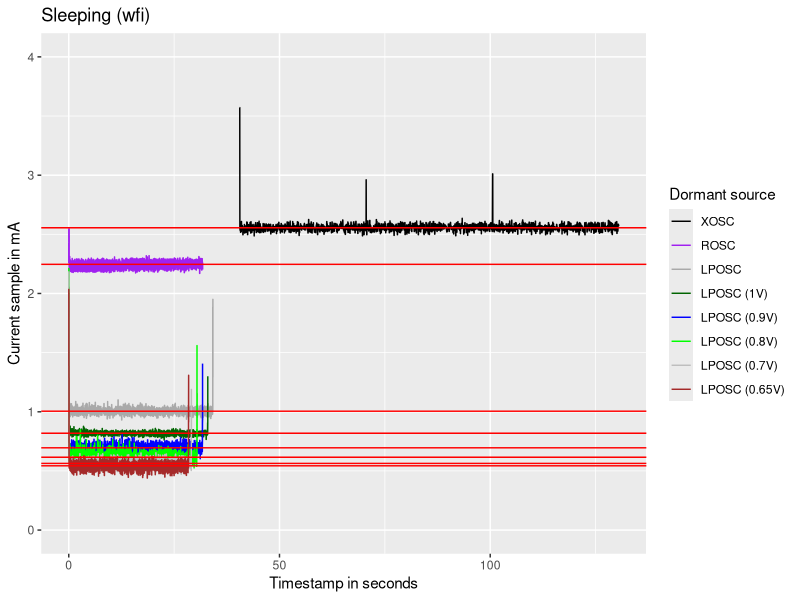

Here is the R script that generated this plot:
# commit 81d1c2ca51724c5aedbe3bcae8f4897cf7343228
library("ggplot2")
library("dplyr")
library(rlang)

df <- read.csv("sleep_wfi.csv")
params <- c("iteration_num","expe_num","validation_result","clock_freq","current_sample","current_timestamp","timing_sample")

p <- ggplot(df, aes(x = current_timestamp, y = current_sample, color=factor(expe_num), group=factor(expe_num))) +
	geom_line(na.rm = TRUE) +
	scale_y_continuous(limits=c(0, 4)) +
	geom_hline(yintercept = median(df[df$expe_num == 0,]$current_sample, na.rm = TRUE), color = "red") +
	geom_hline(yintercept = median(df[df$expe_num == 1,]$current_sample, na.rm = TRUE), color = "red") +
	geom_hline(yintercept = median(df[df$expe_num == 2,]$current_sample, na.rm = TRUE), color = "red") +
	geom_hline(yintercept = median(df[df$expe_num == 3,]$current_sample, na.rm = TRUE), color = "red") +
	geom_hline(yintercept = median(df[df$expe_num == 4,]$current_sample, na.rm = TRUE), color = "red") +
	geom_hline(yintercept = median(df[df$expe_num == 5,]$current_sample, na.rm = TRUE), color = "red") +
	geom_hline(yintercept = median(df[df$expe_num == 6,]$current_sample, na.rm = TRUE), color = "red") +
	geom_hline(yintercept = median(df[df$expe_num == 7,]$current_sample, na.rm = TRUE), color = "red") +
	labs(title = "Sleeping (wfi)", x = "Timestamp in seconds", y = "Current sample in mA") +
	scale_color_manual(name = "Dormant source", labels = c("XOSC", "ROSC", "LPOSC", "LPOSC (1V)", "LPOSC (0.9V)", "LPOSC (0.8V)", "LPOSC (0.7V)", "LPOSC (0.65V)"), values = c("black", "purple", "dark grey", "dark green", "blue", "green", "grey", "brown"))
ggsave("sleep_wfi.pdf", plot=p)
